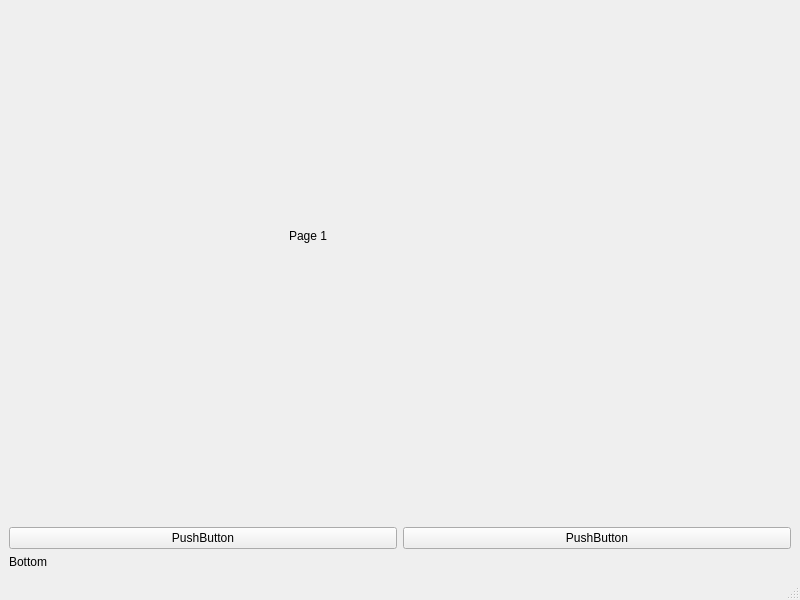
<?xml version="1.0" encoding="UTF-8"?>
<ui version="4.0">
 <class>MainWindow</class>
 <widget class="QMainWindow" name="MainWindow">
  <property name="geometry">
   <rect>
    <x>0</x>
    <y>0</y>
    <width>800</width>
    <height>600</height>
   </rect>
  </property>
  <property name="windowTitle">
   <string>MainWindow</string>
  </property>
  <widget class="QWidget" name="centralwidget">
   <layout class="QVBoxLayout" name="verticalLayout">
    <item>
     <widget class="QStackedWidget" name="stackedWidget">
      <property name="currentIndex">
       <number>0</number>
      </property>
      <widget class="QWidget" name="page">
       <widget class="QLabel" name="label_2">
        <property name="geometry">
         <rect>
          <x>280</x>
          <y>220</y>
          <width>47</width>
          <height>14</height>
         </rect>
        </property>
        <property name="text">
         <string>Page 1</string>
        </property>
       </widget>
      </widget>
     </widget>
    </item>
    <item>
     <layout class="QHBoxLayout" name="horizontalLayout">
      <item>
       <widget class="QPushButton" name="oneButton">
        <property name="text">
         <string>PushButton</string>
        </property>
       </widget>
      </item>
      <item>
       <widget class="QPushButton" name="twoButton">
        <property name="text">
         <string>PushButton</string>
        </property>
       </widget>
      </item>
     </layout>
    </item>
    <item>
     <widget class="QLabel" name="label">
      <property name="text">
       <string>Bottom</string>
      </property>
     </widget>
    </item>
   </layout>
  </widget>
  <widget class="QMenuBar" name="menubar">
   <property name="geometry">
    <rect>
     <x>0</x>
     <y>0</y>
     <width>800</width>
     <height>22</height>
    </rect>
   </property>
  </widget>
  <widget class="QStatusBar" name="statusbar"/>
 </widget>
 <resources/>
 <connections/>
</ui>
